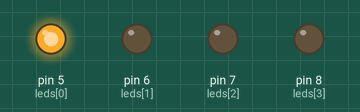
Recording of a sketch running on a simulated Arduino Uno, built with avr-gcc and run on an emulated ATmega328P. On the bench: output pins drawn as LEDs (lit = HIGH).

Above: at 0.1 s.
At 0.9 s:
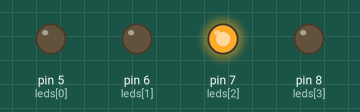
At 1.3 s:
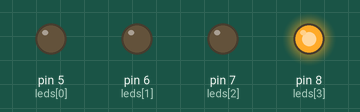
At 2.1 s:
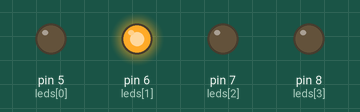
At 3.5 s:
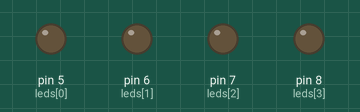
Timing chart, 0 to 3.8 s (numbered marks = the images above):
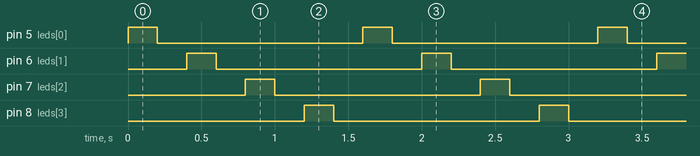

Measured:
- by itself, pin 5 (leds[0]), pin 6 (leds[1]), pin 7 (leds[2]), pin 8 (leds[3]): alternates HIGH for 0.20 s and LOW for 1.4 s
- by itself, everything shown: repeats every 1.6 s, in 8 steps

The sketch:

solucion3_secuencia5678.ino
```cpp
int leds[]={5,6,7,8};
int tiempo=200;
int n=0;
void setup() {
  for(n=0;n<4;n++) {
    pinMode (leds[n],OUTPUT);
  }
}
void secuencia() {
  for (n=0;n<4;n++) {
    digitalWrite (leds[n],HIGH);
    delay(tiempo);
    digitalWrite (leds[n],LOW);
    delay(tiempo);
  }
}
void loop() {
  secuencia();
}
```
